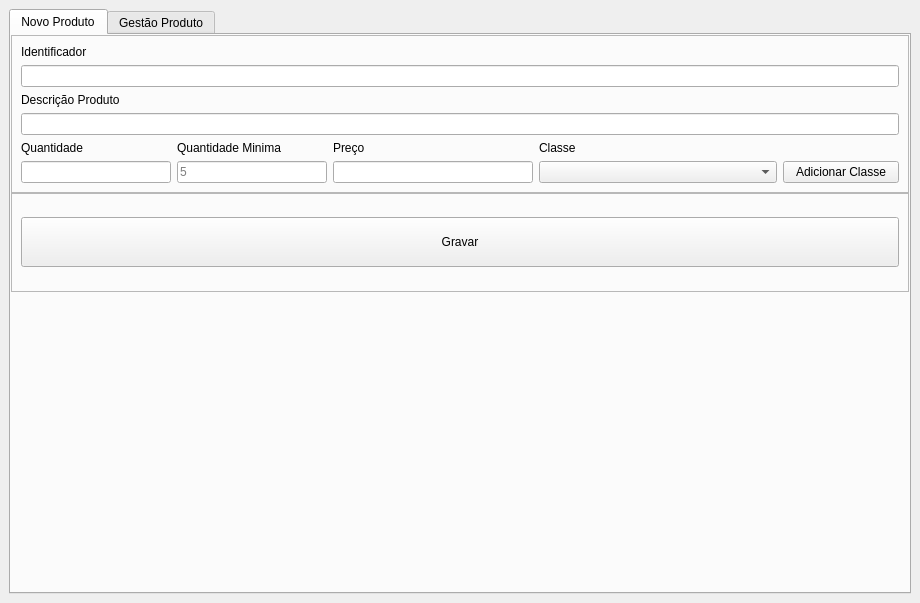
<?xml version="1.0" encoding="UTF-8"?>
<ui version="4.0">
 <class>MainWindow</class>
 <widget class="QMainWindow" name="MainWindow">
  <property name="geometry">
   <rect>
    <x>0</x>
    <y>0</y>
    <width>920</width>
    <height>603</height>
   </rect>
  </property>
  <property name="minimumSize">
   <size>
    <width>920</width>
    <height>603</height>
   </size>
  </property>
  <property name="maximumSize">
   <size>
    <width>920</width>
    <height>603</height>
   </size>
  </property>
  <property name="windowTitle">
   <string>MainWindow</string>
  </property>
  <widget class="QWidget" name="centralwidget">
   <layout class="QHBoxLayout" name="horizontalLayout">
    <item>
     <widget class="QTabWidget" name="tabWidget">
      <property name="styleSheet">
       <string notr="true">font: 10pt &quot;Arial Rounded MT Bold&quot;;</string>
      </property>
      <property name="currentIndex">
       <number>0</number>
      </property>
      <property name="documentMode">
       <bool>false</bool>
      </property>
      <property name="tabsClosable">
       <bool>false</bool>
      </property>
      <property name="movable">
       <bool>false</bool>
      </property>
      <property name="tabBarAutoHide">
       <bool>false</bool>
      </property>
      <widget class="QWidget" name="tabNewProduct">
       <attribute name="title">
        <string>Novo Produto</string>
       </attribute>
       <layout class="QVBoxLayout" name="verticalLayout_3">
        <property name="spacing">
         <number>0</number>
        </property>
        <property name="leftMargin">
         <number>0</number>
        </property>
        <property name="topMargin">
         <number>0</number>
        </property>
        <property name="rightMargin">
         <number>0</number>
        </property>
        <property name="bottomMargin">
         <number>0</number>
        </property>
        <item>
         <widget class="QFrame" name="frame_6">
          <property name="frameShape">
           <enum>QFrame::StyledPanel</enum>
          </property>
          <property name="frameShadow">
           <enum>QFrame::Raised</enum>
          </property>
          <layout class="QGridLayout" name="gridLayout_2">
           <item row="2" column="0">
            <widget class="QLabel" name="label_8">
             <property name="maximumSize">
              <size>
               <width>16777215</width>
               <height>30</height>
              </size>
             </property>
             <property name="text">
              <string>Descrição Produto</string>
             </property>
            </widget>
           </item>
           <item row="3" column="0" colspan="6">
            <widget class="QLineEdit" name="lineEdit_Nome"/>
           </item>
           <item row="6" column="3" colspan="2">
            <widget class="QComboBox" name="comboBoxClass"/>
           </item>
           <item row="6" column="5">
            <widget class="QPushButton" name="btnAddClass">
             <property name="text">
              <string>Adicionar Classe</string>
             </property>
            </widget>
           </item>
           <item row="0" column="0">
            <widget class="QLabel" name="label_7">
             <property name="maximumSize">
              <size>
               <width>16777215</width>
               <height>30</height>
              </size>
             </property>
             <property name="text">
              <string>Identificador</string>
             </property>
            </widget>
           </item>
           <item row="5" column="3">
            <widget class="QLabel" name="label_11">
             <property name="maximumSize">
              <size>
               <width>16777215</width>
               <height>30</height>
              </size>
             </property>
             <property name="text">
              <string>Classe</string>
             </property>
            </widget>
           </item>
           <item row="6" column="2">
            <widget class="QLineEdit" name="lineEdit_Preco">
             <property name="maximumSize">
              <size>
               <width>200</width>
               <height>16777215</height>
              </size>
             </property>
            </widget>
           </item>
           <item row="5" column="2">
            <widget class="QLabel" name="label_10">
             <property name="maximumSize">
              <size>
               <width>16777215</width>
               <height>30</height>
              </size>
             </property>
             <property name="text">
              <string>Preço</string>
             </property>
            </widget>
           </item>
           <item row="1" column="0" colspan="6">
            <widget class="QLineEdit" name="lineEdit_Id"/>
           </item>
           <item row="5" column="0">
            <widget class="QLabel" name="label_9">
             <property name="maximumSize">
              <size>
               <width>16777215</width>
               <height>30</height>
              </size>
             </property>
             <property name="text">
              <string>Quantidade</string>
             </property>
            </widget>
           </item>
           <item row="6" column="0">
            <widget class="QLineEdit" name="lineEdit_Qtn">
             <property name="maximumSize">
              <size>
               <width>150</width>
               <height>16777215</height>
              </size>
             </property>
            </widget>
           </item>
           <item row="5" column="1">
            <widget class="QLabel" name="label_12">
             <property name="text">
              <string>Quantidade Minima</string>
             </property>
            </widget>
           </item>
           <item row="6" column="1">
            <widget class="QLineEdit" name="lineEditMin">
             <property name="maximumSize">
              <size>
               <width>150</width>
               <height>16777215</height>
              </size>
             </property>
             <property name="placeholderText">
              <string>5</string>
             </property>
            </widget>
           </item>
          </layout>
         </widget>
        </item>
        <item>
         <widget class="QFrame" name="frame_7">
          <property name="frameShape">
           <enum>QFrame::StyledPanel</enum>
          </property>
          <property name="frameShadow">
           <enum>QFrame::Raised</enum>
          </property>
          <layout class="QHBoxLayout" name="horizontalLayout_5">
           <item>
            <widget class="QPushButton" name="btnGravar">
             <property name="minimumSize">
              <size>
               <width>0</width>
               <height>50</height>
              </size>
             </property>
             <property name="text">
              <string>Gravar</string>
             </property>
            </widget>
           </item>
          </layout>
         </widget>
        </item>
        <item>
         <spacer name="verticalSpacer_3">
          <property name="orientation">
           <enum>Qt::Vertical</enum>
          </property>
          <property name="sizeType">
           <enum>QSizePolicy::Preferred</enum>
          </property>
          <property name="sizeHint" stdset="0">
           <size>
            <width>20</width>
            <height>300</height>
           </size>
          </property>
         </spacer>
        </item>
       </layout>
      </widget>
      <widget class="QWidget" name="tabProduct">
       <attribute name="title">
        <string>Gestão Produto</string>
       </attribute>
       <layout class="QHBoxLayout" name="horizontalLayout_2">
        <property name="spacing">
         <number>0</number>
        </property>
        <property name="leftMargin">
         <number>0</number>
        </property>
        <property name="topMargin">
         <number>0</number>
        </property>
        <property name="rightMargin">
         <number>0</number>
        </property>
        <property name="bottomMargin">
         <number>0</number>
        </property>
        <item>
         <widget class="QFrame" name="frame_2">
          <property name="minimumSize">
           <size>
            <width>388</width>
            <height>556</height>
           </size>
          </property>
          <property name="maximumSize">
           <size>
            <width>388</width>
            <height>16777215</height>
           </size>
          </property>
          <property name="frameShape">
           <enum>QFrame::StyledPanel</enum>
          </property>
          <property name="frameShadow">
           <enum>QFrame::Raised</enum>
          </property>
          <layout class="QVBoxLayout" name="verticalLayout">
           <item>
            <widget class="QLabel" name="label">
             <property name="maximumSize">
              <size>
               <width>16777215</width>
               <height>30</height>
              </size>
             </property>
             <property name="text">
              <string>Identificador</string>
             </property>
            </widget>
           </item>
           <item>
            <widget class="QLineEdit" name="lineEdit_Id_2">
             <property name="readOnly">
              <bool>false</bool>
             </property>
             <property name="clearButtonEnabled">
              <bool>false</bool>
             </property>
            </widget>
           </item>
           <item>
            <widget class="QLabel" name="label_2">
             <property name="maximumSize">
              <size>
               <width>16777215</width>
               <height>30</height>
              </size>
             </property>
             <property name="text">
              <string>Descrição</string>
             </property>
            </widget>
           </item>
           <item>
            <widget class="QLineEdit" name="lineEdit_Nome_2"/>
           </item>
           <item>
            <widget class="QLabel" name="label_3">
             <property name="maximumSize">
              <size>
               <width>16777215</width>
               <height>30</height>
              </size>
             </property>
             <property name="text">
              <string>Quantidade</string>
             </property>
            </widget>
           </item>
           <item>
            <widget class="QLineEdit" name="lineEdit_Qtn_2"/>
           </item>
           <item>
            <widget class="QLabel" name="label_4">
             <property name="maximumSize">
              <size>
               <width>16777215</width>
               <height>30</height>
              </size>
             </property>
             <property name="text">
              <string>Preço</string>
             </property>
            </widget>
           </item>
           <item>
            <widget class="QLineEdit" name="lineEdit_Preco_2"/>
           </item>
           <item>
            <widget class="QLabel" name="label_5">
             <property name="maximumSize">
              <size>
               <width>16777215</width>
               <height>30</height>
              </size>
             </property>
             <property name="text">
              <string>Classe</string>
             </property>
            </widget>
           </item>
           <item>
            <widget class="QFrame" name="frame_5">
             <property name="maximumSize">
              <size>
               <width>16777215</width>
               <height>30</height>
              </size>
             </property>
             <property name="frameShape">
              <enum>QFrame::StyledPanel</enum>
             </property>
             <property name="frameShadow">
              <enum>QFrame::Raised</enum>
             </property>
             <layout class="QHBoxLayout" name="horizontalLayout_4">
              <property name="leftMargin">
               <number>0</number>
              </property>
              <property name="topMargin">
               <number>0</number>
              </property>
              <property name="rightMargin">
               <number>0</number>
              </property>
              <property name="bottomMargin">
               <number>0</number>
              </property>
              <item>
               <widget class="QComboBox" name="comboBox">
                <property name="editable">
                 <bool>false</bool>
                </property>
                <property name="currentText">
                 <string/>
                </property>
               </widget>
              </item>
              <item>
               <widget class="QPushButton" name="btnAddClass_2">
                <property name="minimumSize">
                 <size>
                  <width>120</width>
                  <height>0</height>
                 </size>
                </property>
                <property name="maximumSize">
                 <size>
                  <width>120</width>
                  <height>16777215</height>
                 </size>
                </property>
                <property name="text">
                 <string>Adicionar classe</string>
                </property>
               </widget>
              </item>
             </layout>
            </widget>
           </item>
           <item>
            <spacer name="verticalSpacer_2">
             <property name="orientation">
              <enum>Qt::Vertical</enum>
             </property>
             <property name="sizeHint" stdset="0">
              <size>
               <width>20</width>
               <height>40</height>
              </size>
             </property>
            </spacer>
           </item>
           <item>
            <widget class="QPushButton" name="btnGravar_2">
             <property name="minimumSize">
              <size>
               <width>0</width>
               <height>50</height>
              </size>
             </property>
             <property name="maximumSize">
              <size>
               <width>16777215</width>
               <height>50</height>
              </size>
             </property>
             <property name="cursor">
              <cursorShape>PointingHandCursor</cursorShape>
             </property>
             <property name="text">
              <string>Gravar</string>
             </property>
            </widget>
           </item>
           <item>
            <spacer name="verticalSpacer">
             <property name="orientation">
              <enum>Qt::Vertical</enum>
             </property>
             <property name="sizeType">
              <enum>QSizePolicy::Preferred</enum>
             </property>
             <property name="sizeHint" stdset="0">
              <size>
               <width>20</width>
               <height>250</height>
              </size>
             </property>
            </spacer>
           </item>
          </layout>
         </widget>
        </item>
        <item>
         <widget class="QFrame" name="frame">
          <property name="frameShape">
           <enum>QFrame::StyledPanel</enum>
          </property>
          <property name="frameShadow">
           <enum>QFrame::Raised</enum>
          </property>
          <layout class="QVBoxLayout" name="verticalLayout_2">
           <property name="spacing">
            <number>0</number>
           </property>
           <property name="leftMargin">
            <number>0</number>
           </property>
           <property name="topMargin">
            <number>0</number>
           </property>
           <property name="rightMargin">
            <number>0</number>
           </property>
           <property name="bottomMargin">
            <number>0</number>
           </property>
           <item>
            <widget class="QFrame" name="frame_3">
             <property name="maximumSize">
              <size>
               <width>16777215</width>
               <height>100</height>
              </size>
             </property>
             <property name="frameShape">
              <enum>QFrame::StyledPanel</enum>
             </property>
             <property name="frameShadow">
              <enum>QFrame::Raised</enum>
             </property>
             <layout class="QGridLayout" name="gridLayout">
              <item row="0" column="0">
               <widget class="QLabel" name="label_6">
                <property name="text">
                 <string>Filtro</string>
                </property>
               </widget>
              </item>
              <item row="1" column="0">
               <widget class="QLineEdit" name="lineEdit_filtro">
                <property name="minimumSize">
                 <size>
                  <width>363</width>
                  <height>0</height>
                 </size>
                </property>
               </widget>
              </item>
              <item row="1" column="1">
               <widget class="QPushButton" name="btnFiltrar">
                <property name="text">
                 <string>Filtrar</string>
                </property>
               </widget>
              </item>
             </layout>
            </widget>
           </item>
           <item>
            <widget class="QFrame" name="frame_4">
             <property name="frameShape">
              <enum>QFrame::StyledPanel</enum>
             </property>
             <property name="frameShadow">
              <enum>QFrame::Raised</enum>
             </property>
             <layout class="QHBoxLayout" name="horizontalLayout_3">
              <item>
               <widget class="QTableWidget" name="tableWidgetGestao">
                <property name="styleSheet">
                 <string notr="true">font-size: 25px;</string>
                </property>
               </widget>
              </item>
             </layout>
            </widget>
           </item>
          </layout>
         </widget>
        </item>
       </layout>
      </widget>
     </widget>
    </item>
   </layout>
  </widget>
 </widget>
 <resources/>
 <connections/>
</ui>
